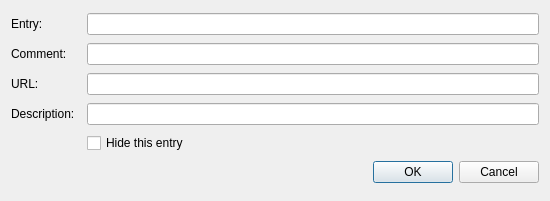
<?xml version="1.0" encoding="UTF-8"?>
<ui version="4.0">
 <class>EntryIndexDialog</class>
 <widget class="QDialog" name="EntryIndexDialog">
  <property name="geometry">
   <rect>
    <x>0</x>
    <y>0</y>
    <width>550</width>
    <height>201</height>
   </rect>
  </property>
  <property name="windowTitle">
   <string>Edit index entry</string>
  </property>
  <layout class="QGridLayout" name="gridLayout">
   <item row="2" column="2">
    <widget class="QLineEdit" name="urlEdit">
     <property name="sizePolicy">
      <sizepolicy hsizetype="Expanding" vsizetype="Fixed">
       <horstretch>10</horstretch>
       <verstretch>0</verstretch>
      </sizepolicy>
     </property>
     <property name="minimumSize">
      <size>
       <width>300</width>
       <height>0</height>
      </size>
     </property>
    </widget>
   </item>
   <item row="5" column="0" colspan="3">
    <widget class="QDialogButtonBox" name="buttonBox">
     <property name="orientation">
      <enum>Qt::Horizontal</enum>
     </property>
     <property name="standardButtons">
      <set>QDialogButtonBox::Cancel|QDialogButtonBox::Ok</set>
     </property>
    </widget>
   </item>
   <item row="1" column="2">
    <widget class="QLineEdit" name="commentEdit">
     <property name="sizePolicy">
      <sizepolicy hsizetype="Expanding" vsizetype="Fixed">
       <horstretch>10</horstretch>
       <verstretch>0</verstretch>
      </sizepolicy>
     </property>
     <property name="minimumSize">
      <size>
       <width>300</width>
       <height>0</height>
      </size>
     </property>
    </widget>
   </item>
   <item row="2" column="0">
    <widget class="QLabel" name="urlLabel">
     <property name="text">
      <string>URL:</string>
     </property>
    </widget>
   </item>
   <item row="1" column="0">
    <widget class="QLabel" name="commentLabel">
     <property name="text">
      <string>Comment:</string>
     </property>
    </widget>
   </item>
   <item row="0" column="0">
    <widget class="QLabel" name="entryLabel">
     <property name="text">
      <string>Entry:</string>
     </property>
    </widget>
   </item>
   <item row="4" column="2">
    <widget class="QCheckBox" name="hiddenCheck">
     <property name="text">
      <string>Hide this entry</string>
     </property>
    </widget>
   </item>
   <item row="0" column="2">
    <widget class="QLineEdit" name="entryEdit"/>
   </item>
   <item row="3" column="2">
    <widget class="QLineEdit" name="descriptionEdit">
     <property name="sizePolicy">
      <sizepolicy hsizetype="Expanding" vsizetype="Fixed">
       <horstretch>10</horstretch>
       <verstretch>0</verstretch>
      </sizepolicy>
     </property>
     <property name="minimumSize">
      <size>
       <width>300</width>
       <height>0</height>
      </size>
     </property>
    </widget>
   </item>
   <item row="3" column="0">
    <widget class="QLabel" name="descriptionLabel">
     <property name="text">
      <string>Description:</string>
     </property>
    </widget>
   </item>
  </layout>
 </widget>
 <tabstops>
  <tabstop>entryEdit</tabstop>
  <tabstop>commentEdit</tabstop>
  <tabstop>urlEdit</tabstop>
  <tabstop>descriptionEdit</tabstop>
  <tabstop>hiddenCheck</tabstop>
 </tabstops>
 <resources/>
 <connections>
  <connection>
   <sender>buttonBox</sender>
   <signal>accepted()</signal>
   <receiver>EntryIndexDialog</receiver>
   <slot>accept()</slot>
   <hints>
    <hint type="sourcelabel">
     <x>248</x>
     <y>254</y>
    </hint>
    <hint type="destinationlabel">
     <x>157</x>
     <y>274</y>
    </hint>
   </hints>
  </connection>
  <connection>
   <sender>buttonBox</sender>
   <signal>rejected()</signal>
   <receiver>EntryIndexDialog</receiver>
   <slot>reject()</slot>
   <hints>
    <hint type="sourcelabel">
     <x>316</x>
     <y>260</y>
    </hint>
    <hint type="destinationlabel">
     <x>286</x>
     <y>274</y>
    </hint>
   </hints>
  </connection>
 </connections>
</ui>
